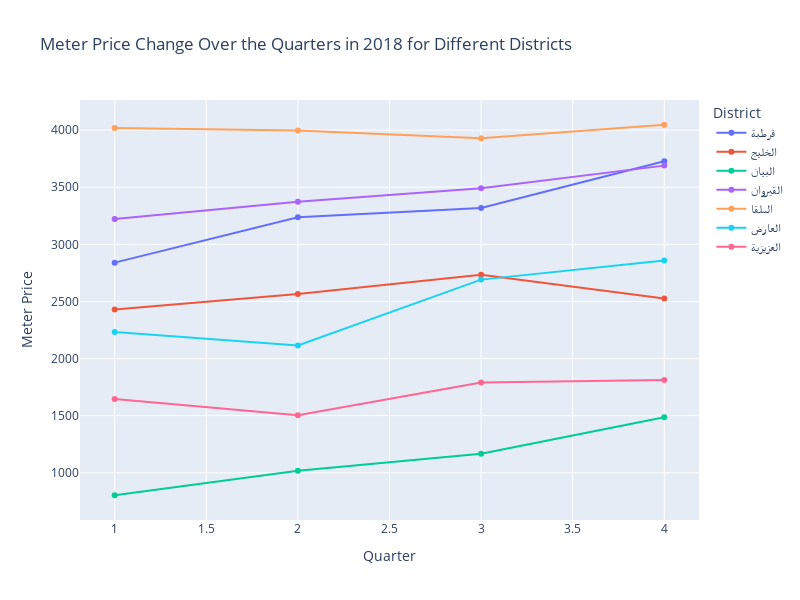

Write notebook code for a chart like this one.
### Code cell
Quarter_mean = riy.pivot_table(values='Meter_Price_W_Avg_IQR', index=['district_ar', 'yearnumber', 'quarternumber'], aggfunc='mean').reset_index()

data_2018 = Quarter_mean[Quarter_mean['yearnumber'] == 2019]

lis = ['قرطبة', 'الخليج', 'البيان', 'القيروان', 'الملقا', 'العارض', 'العزيزية']

# Creating the Plotly figure
fig = go.Figure()

for district in lis:
    district_data = data_2018[data_2018['district_ar'] == district]
    if not district_data.empty:
        fig.add_trace(go.Scatter(x=district_data['quarternumber'], y=district_data['Meter_Price_W_Avg_IQR'], mode='lines+markers', name=district))

# Update layout
fig.update_layout(
    title='Meter Price Change Over the Quarters in 2018 for Different Districts',
    xaxis_title='Quarter',
    yaxis_title='Meter Price',
    legend_title='District',
    width=800,
    height=600
)

# Show the figure
fig.show()

### Figure 1 — Plotly figure (JSON) as saved in the notebook; plotly's stock layout.template omitted (floating-point values rounded to 4 significant figures)
{"data": [{"mode": "lines+markers", "name": "قرطبة", "type": "scatter", "x": [1, 2, 3, 4], "y": [2840.0, 3237.0, 3319.0, 3727.0]}, {"mode": "lines+markers", "name": "الخليج", "type": "scatter", "x": [1, 2, 3, 4], "y": [2430.0, 2565.0, 2734.0, 2525.0]}, {"mode": "lines+markers", "name": "البيان", "type": "scatter", "x": [1, 2, 3, 4], "y": [803.8, 1018.0, 1168.0, 1487.0]}, {"mode": "lines+markers", "name": "القيروان", "type": "scatter", "x": [1, 2, 3, 4], "y": [3222.0, 3372.0, 3491.0, 3689.0]}, {"mode": "lines+markers", "name": "الملقا", "type": "scatter", "x": [1, 2, 3, 4], "y": [4019.0, 3996.0, 3929.0, 4047.0]}, {"mode": "lines+markers", "name": "العارض", "type": "scatter", "x": [1, 2, 3, 4], "y": [2234.0, 2114.0, 2691.0, 2859.0]}, {"mode": "lines+markers", "name": "العزيزية", "type": "scatter", "x": [1, 2, 3, 4], "y": [1646.0, 1504.0, 1791.0, 1812.0]}], "layout": {"height": 600, "legend": {"title": {"text": "District"}}, "title": {"text": "Meter Price Change Over the Quarters in 2018 for Different Districts"}, "width": 800, "xaxis": {"title": {"text": "Quarter"}}, "yaxis": {"title": {"text": "Meter Price"}}}}
